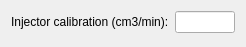
<ui version="4.0" >
 <class>PreferencePageFlowMeterPetrol</class>
 <widget class="QWidget" name="PreferencePageFlowMeterPetrol" >
  <property name="geometry" >
   <rect>
    <x>0</x>
    <y>0</y>
    <width>246</width>
    <height>47</height>
   </rect>
  </property>
  <property name="windowTitle" >
   <string>PreferencePageFlowMeterPetrol</string>
  </property>
  <layout class="QGridLayout" name="gridLayout" >
   <item row="0" column="0" >
    <widget class="QLabel" name="_injectorCalibration" >
     <property name="text" >
      <string>Injector calibration (cm3/min):</string>
     </property>
    </widget>
   </item>
   <item row="0" column="1" >
    <widget class="QLineEdit" name="_injectorCalibrationLineEdit" />
   </item>
   <item row="0" column="2" >
    <spacer name="horizontalSpacer" >
     <property name="orientation" >
      <enum>Qt::Horizontal</enum>
     </property>
     <property name="sizeHint" stdset="0" >
      <size>
       <width>0</width>
       <height>20</height>
      </size>
     </property>
    </spacer>
   </item>
   <item row="1" column="0" colspan="2" >
    <spacer name="verticalSpacer" >
     <property name="orientation" >
      <enum>Qt::Vertical</enum>
     </property>
     <property name="sizeHint" stdset="0" >
      <size>
       <width>20</width>
       <height>0</height>
      </size>
     </property>
    </spacer>
   </item>
  </layout>
 </widget>
 <resources/>
 <connections/>
</ui>
